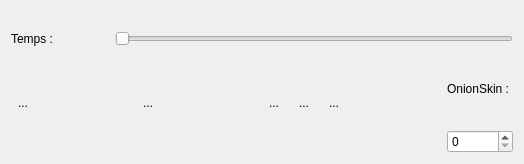
<?xml version="1.0" encoding="UTF-8"?>
<ui version="4.0">
 <class>ViewerTweedy</class>
 <widget class="QWidget" name="ViewerTweedy">
  <property name="geometry">
   <rect>
    <x>0</x>
    <y>0</y>
    <width>524</width>
    <height>164</height>
   </rect>
  </property>
  <property name="windowTitle">
   <string>Form</string>
  </property>
  <layout class="QVBoxLayout" name="verticalLayout_3">
   <item>
    <widget class="QLabel" name="viewerLabel">
     <property name="sizePolicy">
      <sizepolicy hsizetype="Expanding" vsizetype="Expanding">
       <horstretch>0</horstretch>
       <verstretch>0</verstretch>
      </sizepolicy>
     </property>
     <property name="mouseTracking">
      <bool>false</bool>
     </property>
     <property name="contextMenuPolicy">
      <enum>Qt::DefaultContextMenu</enum>
     </property>
     <property name="text">
      <string/>
     </property>
     <property name="scaledContents">
      <bool>true</bool>
     </property>
     <property name="alignment">
      <set>Qt::AlignCenter</set>
     </property>
    </widget>
   </item>
   <item>
    <layout class="QVBoxLayout" name="verticalLayout_2">
     <property name="sizeConstraint">
      <enum>QLayout::SetFixedSize</enum>
     </property>
     <item>
      <layout class="QHBoxLayout" name="horizontalLayout_3">
       <item>
        <widget class="QLabel" name="timeText">
         <property name="text">
          <string>Temps :</string>
         </property>
        </widget>
       </item>
       <item>
        <widget class="QLabel" name="timeLabel">
         <property name="minimumSize">
          <size>
           <width>50</width>
           <height>0</height>
          </size>
         </property>
         <property name="text">
          <string/>
         </property>
        </widget>
       </item>
       <item>
        <widget class="QSlider" name="tempsSlider">
         <property name="orientation">
          <enum>Qt::Horizontal</enum>
         </property>
        </widget>
       </item>
      </layout>
     </item>
     <item>
      <layout class="QHBoxLayout" name="horizontalLayout_2">
       <item>
        <widget class="QToolButton" name="captureButton">
         <property name="text">
          <string>...</string>
         </property>
         <property name="autoRaise">
          <bool>true</bool>
         </property>
        </widget>
       </item>
       <item>
        <layout class="QVBoxLayout" name="verticalLayout">
         <item>
          <spacer name="verticalSpacer">
           <property name="orientation">
            <enum>Qt::Vertical</enum>
           </property>
           <property name="sizeHint" stdset="0">
            <size>
             <width>20</width>
             <height>40</height>
            </size>
           </property>
          </spacer>
         </item>
         <item>
          <layout class="QHBoxLayout" name="horizontalLayout">
           <item>
            <spacer name="horizontalSpacer">
             <property name="orientation">
              <enum>Qt::Horizontal</enum>
             </property>
             <property name="sizeHint" stdset="0">
              <size>
               <width>40</width>
               <height>20</height>
              </size>
             </property>
            </spacer>
           </item>
           <item>
            <widget class="QToolButton" name="retour0Button">
             <property name="text">
              <string>...</string>
             </property>
             <property name="autoRaise">
              <bool>true</bool>
             </property>
            </widget>
           </item>
           <item>
            <spacer name="horizontalSpacer_3">
             <property name="orientation">
              <enum>Qt::Horizontal</enum>
             </property>
             <property name="sizeHint" stdset="0">
              <size>
               <width>20</width>
               <height>20</height>
              </size>
             </property>
            </spacer>
           </item>
           <item>
            <widget class="QToolButton" name="previousButton">
             <property name="text">
              <string>...</string>
             </property>
             <property name="autoRaise">
              <bool>true</bool>
             </property>
            </widget>
           </item>
           <item>
            <widget class="QToolButton" name="playPauseButton">
             <property name="text">
              <string>...</string>
             </property>
             <property name="autoRaise">
              <bool>true</bool>
             </property>
            </widget>
           </item>
           <item>
            <widget class="QToolButton" name="nextButton">
             <property name="text">
              <string>...</string>
             </property>
             <property name="autoRaise">
              <bool>true</bool>
             </property>
            </widget>
           </item>
           <item>
            <spacer name="horizontalSpacer_2">
             <property name="orientation">
              <enum>Qt::Horizontal</enum>
             </property>
             <property name="sizeHint" stdset="0">
              <size>
               <width>40</width>
               <height>20</height>
              </size>
             </property>
            </spacer>
           </item>
          </layout>
         </item>
         <item>
          <spacer name="verticalSpacer_2">
           <property name="orientation">
            <enum>Qt::Vertical</enum>
           </property>
           <property name="sizeHint" stdset="0">
            <size>
             <width>20</width>
             <height>40</height>
            </size>
           </property>
          </spacer>
         </item>
        </layout>
       </item>
       <item>
        <layout class="QGridLayout" name="gridLayout">
         <property name="spacing">
          <number>4</number>
         </property>
         <item row="0" column="0">
          <widget class="QLabel" name="onionSkinLabel">
           <property name="text">
            <string>OnionSkin : </string>
           </property>
          </widget>
         </item>
         <item row="1" column="0">
          <widget class="QSpinBox" name="spinBox"/>
         </item>
        </layout>
       </item>
      </layout>
     </item>
    </layout>
   </item>
  </layout>
 </widget>
 <resources/>
 <connections/>
</ui>
